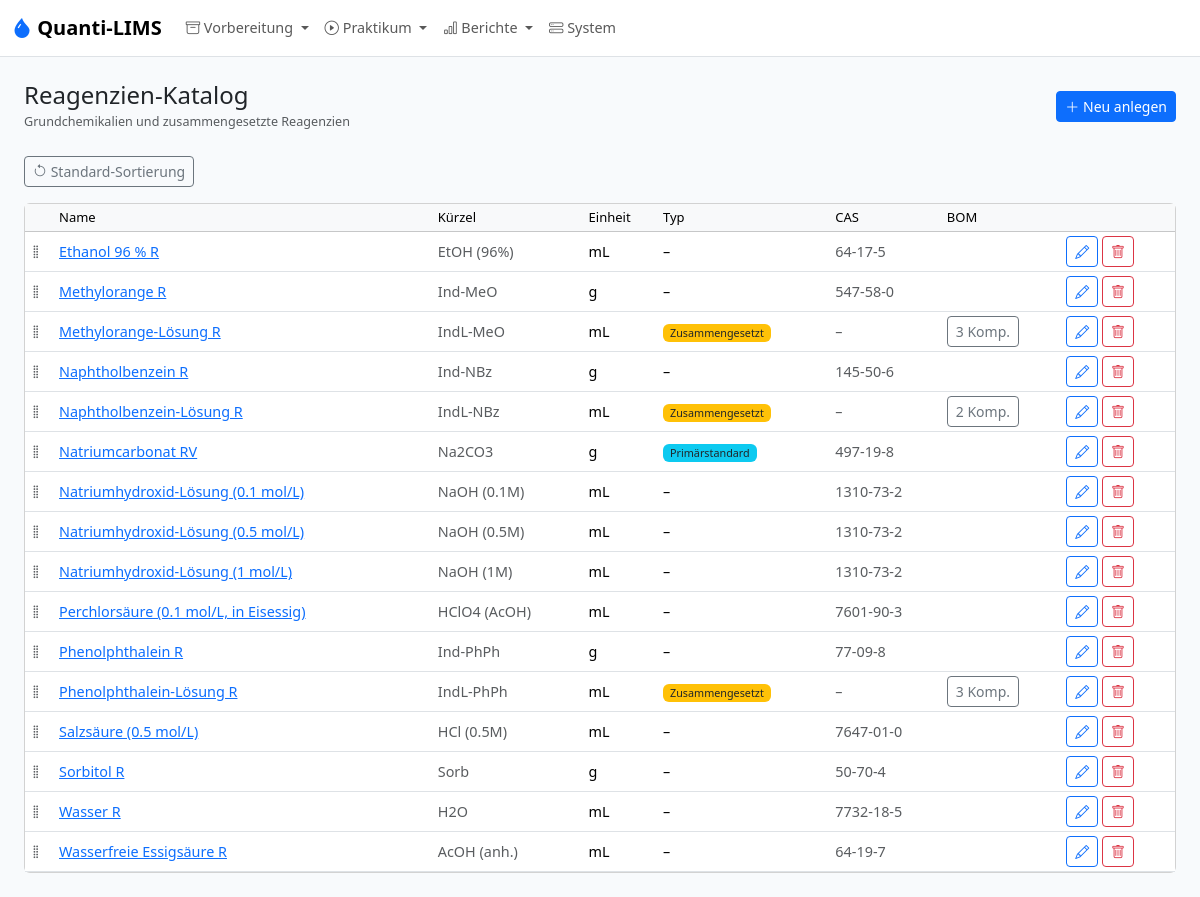
The app's page /admin/reagents, older data.
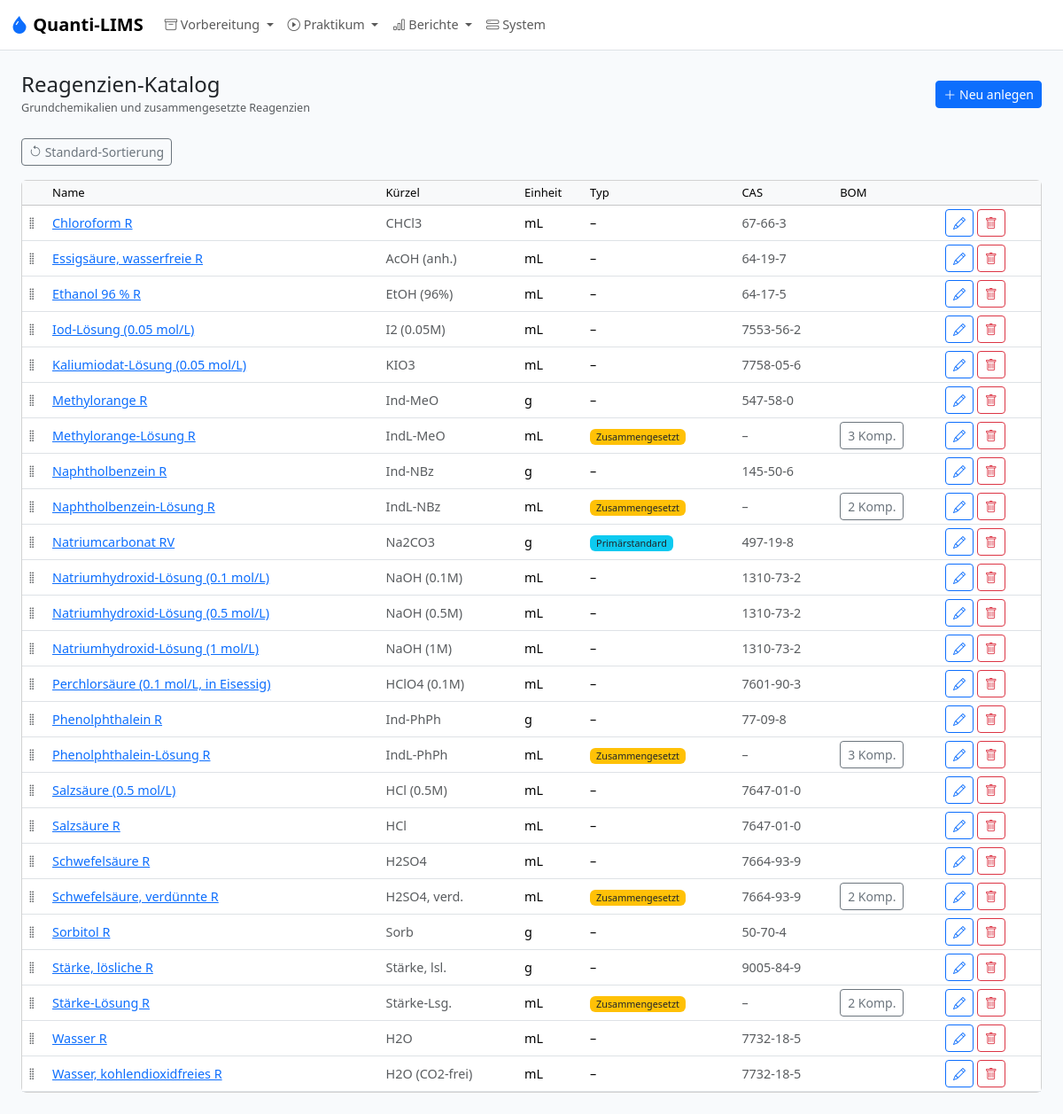
The same page, newer data.
### models.py (models this page shows)
class Reagent(db.Model):
    __tablename__ = "reagent"
    id = db.Column(db.Integer, primary_key=True)
    name = db.Column(db.String(200), unique=True, nullable=False)
    abbreviation = db.Column(db.String(50))
    is_composite = db.Column(db.Boolean, nullable=False, default=False)
    is_primary_standard = db.Column(db.Boolean, nullable=False, default=False)
    formula = db.Column(db.String(100))
    molar_mass_gmol = db.Column(db.Float)
    e_ab_g = db.Column(db.Float)
    base_unit = db.Column(UNIT_ENUM, nullable=False, default="mL")
    cas_number = db.Column(db.String(30))
    density_g_ml = db.Column(db.Float)
    hazard_symbols = db.Column(db.String(100))
    storage_info = db.Column(db.String(200))
    notes = db.Column(db.Text)
    position = db.Column(db.Integer, nullable=False, default=0)
    components = db.relationship(
        "ReagentComponent",
        foreign_keys="ReagentComponent.parent_reagent_id",
        back_populates="parent",
    )
    method_usages = db.relationship("MethodReagent", back_populates="reagent")
    primary_standard_methods = db.relationship("Method", back_populates="primary_standard")

### app.py (the view)
    @app.route("/admin/reagents")
    def admin_reagents():
        items = Reagent.query.order_by(Reagent.position, Reagent.name).all()
        return render_template("admin/reagents.html", items=items)

### models.py (called while the page is built)
def normalize_unit(unit: str | None) -> str | None:
    if unit is None:
        return None
    compact = unit.strip()
    if not compact:
        return None
    return UNIT_CANONICAL_MAP.get(compact.lower(), compact if compact in UNIT_CODES else None)

def canonical_unit_label(unit: str | None) -> str:
    normalized = normalize_unit(unit)
    if normalized is None:
        return unit or ""
    return UNIT_LABELS.get(normalized, normalized)

### templates/admin/reagents.html (shortened to what this page needs)
{% extends "base.html" %}
{% from "macros.html" import page_header, delete_btn %}
{% block content %}
{{ page_header("Reagenzien-Katalog", "Grundchemikalien und zusammengesetzte Reagenzien", url_for('admin_reagent_form')) }}
<div class="mb-3">
  <button class="btn btn-outline-secondary btn-sm" id="reset-order-btn" title="Sortierung zurücksetzen (alphabetisch)"><i class="bi bi-arrow-counterclockwise"></i> Standard-Sortierung</button>
</div>
<div class="card"><div class="table-responsive">
<table class="table table-sm table-hover mb-0 align-middle">
<thead class="table-light"><tr><th style="width:30px"></th><th>Name</th><th>Kürzel</th><th>Einheit</th><th>Typ</th><th>CAS</th><th>BOM</th><th></th></tr></thead>
<tbody id="reagent-sortable">
{% for r in items %}
<tr data-id="{{ r.id }}">
  <td class="drag-handle" style="cursor:grab"><i class="bi bi-grip-vertical text-body-secondary"></i></td>
  <td><a href="{{ url_for('admin_reagent_form', id=r.id) }}">{{ r.name }}</a></td>
  <td class="text-body-secondary">{{ r.abbreviation or '–' }}</td>
  <td>{{ r.base_unit|unit }}</td>
  <td>{% if r.is_primary_standard %}<span class="badge bg-info text-dark">Primärstandard</span>{% endif %}{% if r.is_composite %}<span class="badge bg-warning text-dark">Zusammengesetzt</span>{% endif %}{% if not r.is_primary_standard and not r.is_composite %}–{% endif %}</td>
  <td class="text-body-secondary">{{ r.cas_number or '–' }}</td>
  <td>{% if r.is_composite %}<a href="{{ url_for('admin_reagent_components', reagent_id=r.id) }}" class="btn btn-outline-secondary btn-sm">{{ r.components|length }} Komp.</a>{% endif %}</td>
  <td>
    <a href="{{ url_for('admin_reagent_form', id=r.id) }}" class="btn btn-outline-primary btn-sm"><i class="bi bi-pencil"></i></a>
    {{ delete_btn(url_for('admin_reagent_delete', id=r.id)) }}
  </td>
</tr>
{% endfor %}
</tbody></table></div></div>
{% endblock %}

### templates/macros.html (shortened to what this page needs)
{% macro page_header(title, subtitle="", new_url="", new_label="Neu anlegen") %}
<div class="d-flex justify-content-between align-items-center mb-4">
  <div>
    <h4 class="mb-0">{{ title }}</h4>
    {% if subtitle %}<small class="text-body-secondary">{{ subtitle }}</small>{% endif %}
  </div>
  {% if new_url %}
  <a href="{{ new_url }}" class="btn btn-primary btn-sm"><i class="bi bi-plus-lg"></i> {{ new_label }}</a>
  {% endif %}
</div>
{% endmacro %}
{% macro delete_btn(url) %}
<form method="POST" action="{{ url }}" class="d-inline" onsubmit="return confirm('Wirklich löschen?')">
  <button type="submit" class="btn btn-outline-danger btn-sm"><i class="bi bi-trash"></i></button>
</form>
{% endmacro %}

Row changes from the older to the newer data that the page shows:
added Reagent: name "Chloroform R", abbreviation "CHCl3", base_unit|unit "mL", cas_number "67-66-3"
changed Reagent "AcOH (anh.)": name "Wasserfreie Essigsäure R" → "Essigsäure, wasserfreie R"; moves up the list
added Reagent: name "Iod-Lösung (0.05 mol/L)", abbreviation "I2 (0.05M)", base_unit|unit "mL", cas_number "7553-56-2"
added Reagent: name "Kaliumiodat-Lösung (0.05 mol/L)", abbreviation "KIO3", base_unit|unit "mL", cas_number "7758-05-6"
changed Reagent "Perchlorsäure (0.1 mol/L, in Eisessig)": abbreviation "HClO4 (AcOH)" → "HClO4 (0.1M)"
added Reagent: name "Salzsäure R", abbreviation "HCl", base_unit|unit "mL", cas_number "7647-01-0"
added Reagent: name "Schwefelsäure R", abbreviation "H2SO4", base_unit|unit "mL", cas_number "7664-93-9"
added Reagent: name "Schwefelsäure, verdünnte R", abbreviation "H2SO4, verd.", base_unit|unit "mL", is_composite "Zusammengesetzt", cas_number "7664-93-9", components|length "2"
added Reagent: name "Stärke, lösliche R", abbreviation "Stärke, lsl.", base_unit|unit "g", cas_number "9005-84-9"
added Reagent: name "Stärke-Lösung R", abbreviation "Stärke-Lsg.", base_unit|unit "mL", is_composite "Zusammengesetzt", cas_number "–", components|length "2"
added Reagent: name "Wasser, kohlendioxidfreies R", abbreviation "H2O (CO2-frei)", base_unit|unit "mL", cas_number "7732-18-5"
